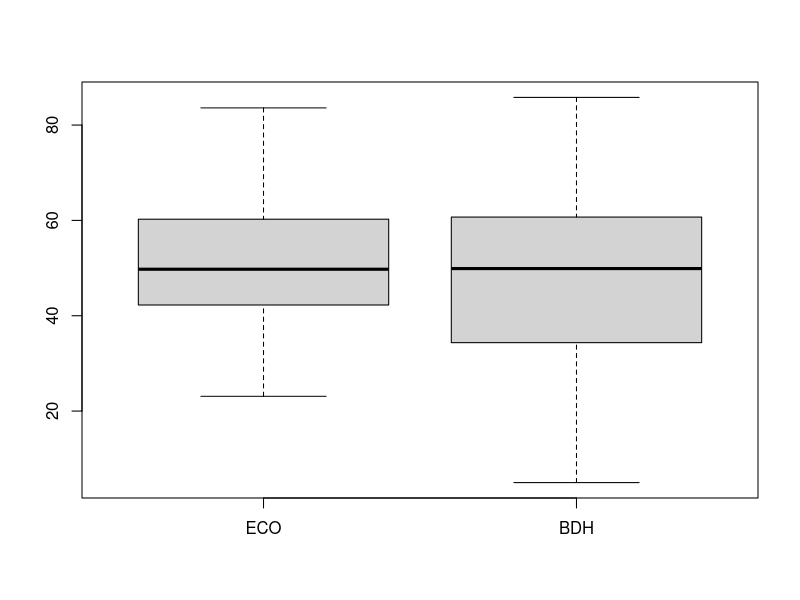
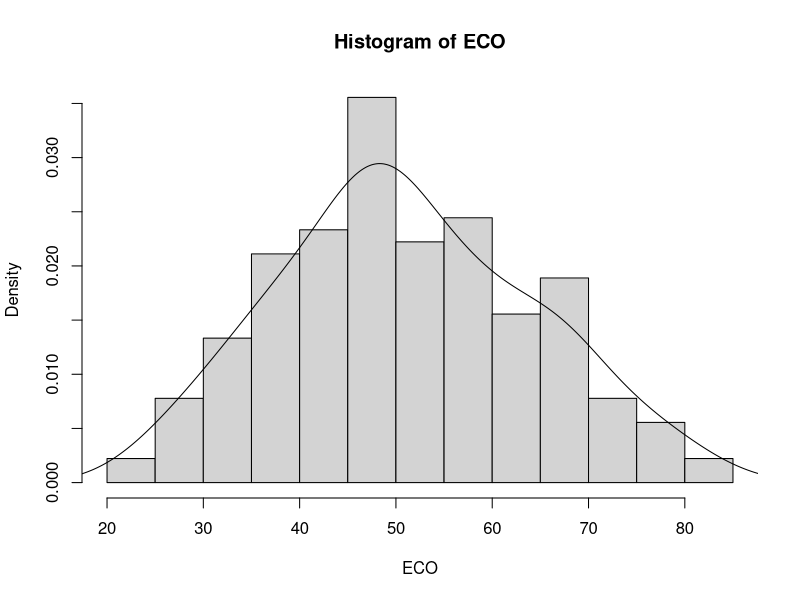
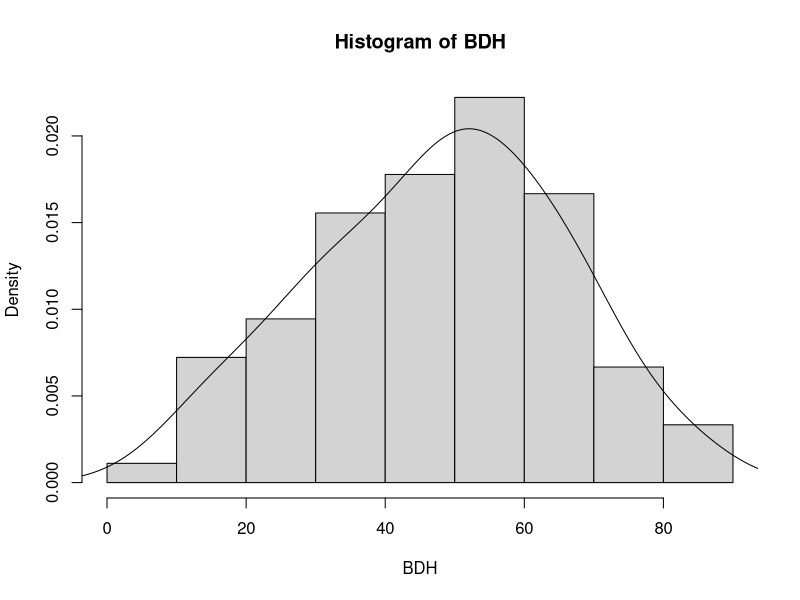
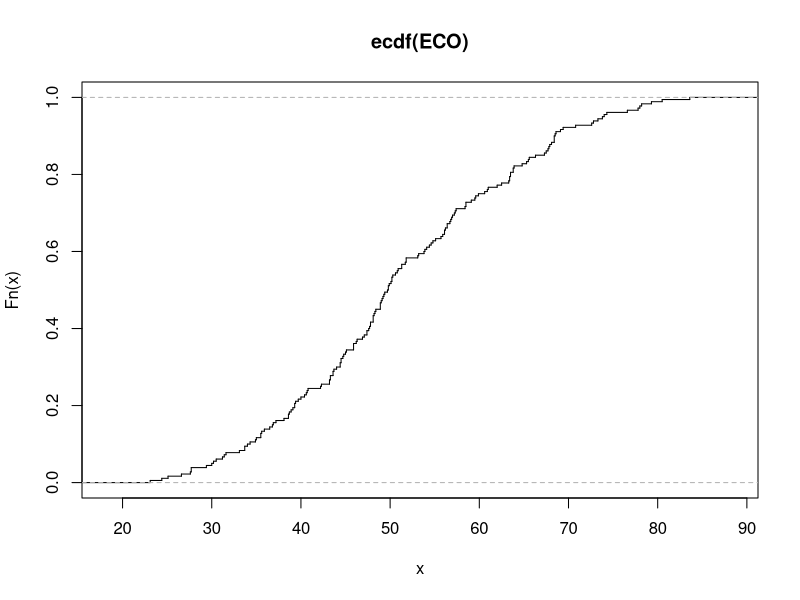
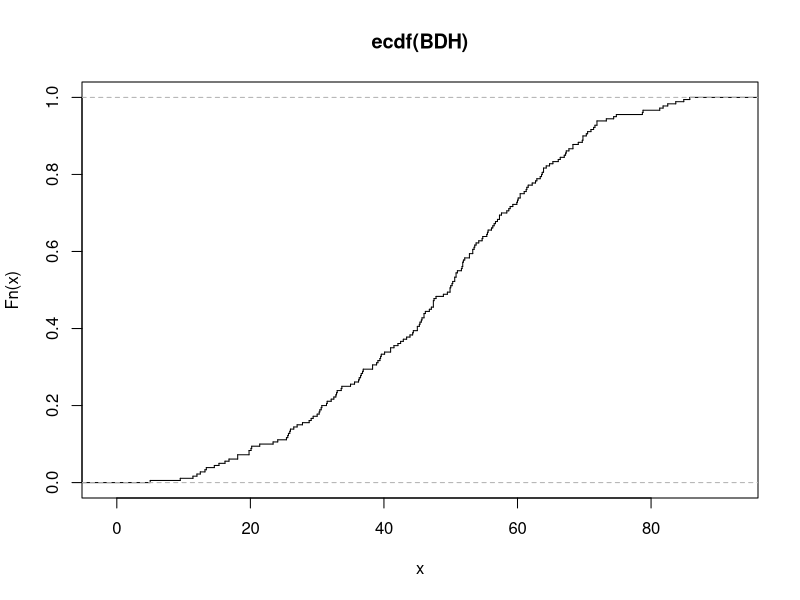
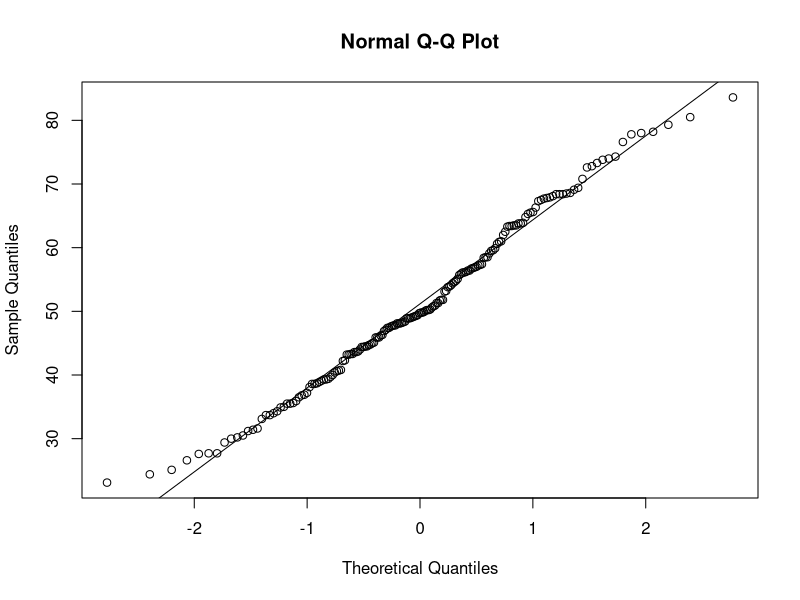
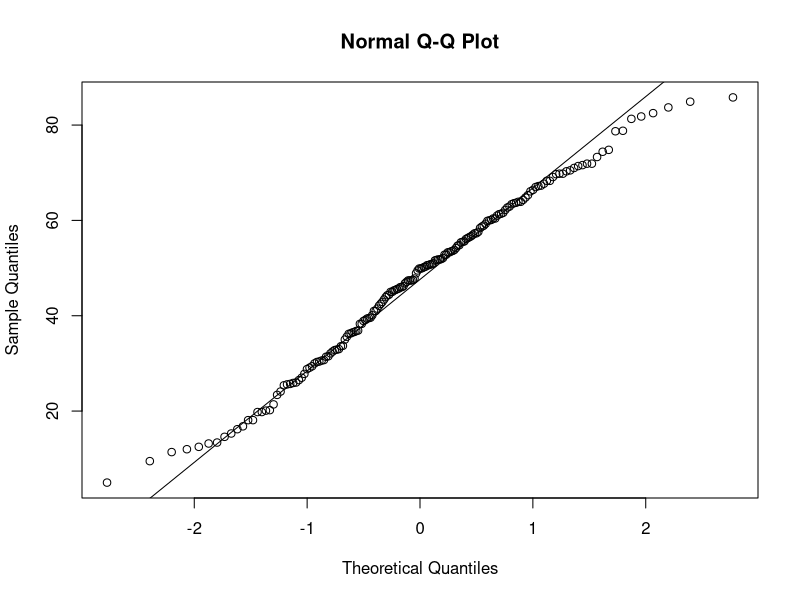
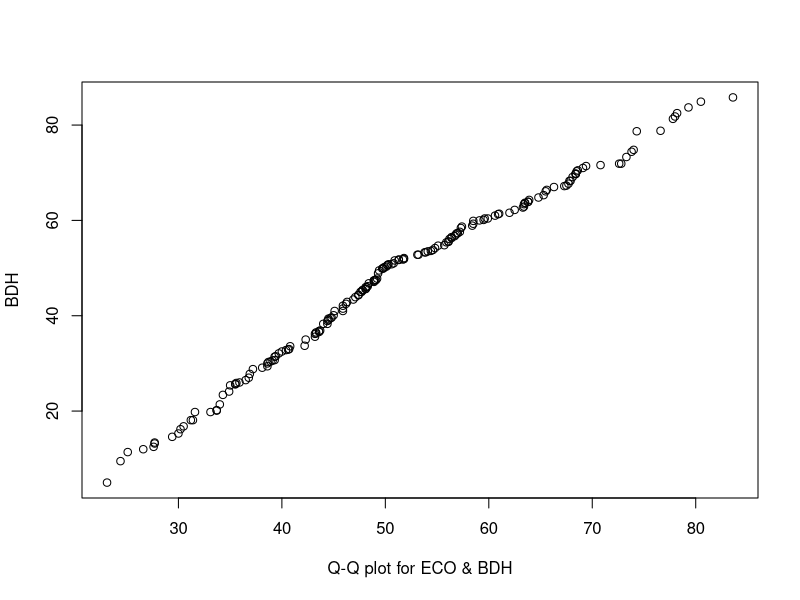

The R script that drew these images, in order:
library(readr)
library(nortest)

setwd("G:/My Drive/RPI/Data Analytics/Lab 1")

epi_data <- read_csv("epi_results_2024_pop_gdp.csv")

View(epi_data)

# Choose two other variables in the dataset (aside from EPI & MHP) and
# print/plot the following for both variables:

# ECO: The Ecosystem Vitality policy objective measures how well countries are
# preserving

# BDH: The Biodiversity and Habitat issue category assesses countries’ actions
# toward retaining natural ecosystems and protecting the full range of
# biodiversity within their borders. It consists of 12 indicators: protection of
# marine key biodiversity areas

ECO <- epi_data$ECO.new
BDH <- epi_data$BDH.new

# Variable summaries
summary(ECO)
summary(BDH)

# Variable boxplots
boxplot(ECO, BDH, names=c("ECO","BDH"))

# Histograms with overlayed theoretical probability distributions
hist(ECO, probability=TRUE)
lines(density(ECO,bw="SJ"))
hist(BDH, probability=TRUE)
lines(density(BDH, bw="SJ"))

# ECDF plots
plot(ecdf(ECO), do.points=FALSE, verticals=TRUE)
plot(ecdf(BDH), do.points=FALSE, verticals=TRUE)

# QQ plots of each variable against the normal distribution
qqnorm(ECO)
qqline(ECO)
qqnorm(BDH)
qqline(BDH)

# QQ plots of the 2 variables against each other
qqplot(ECO, BDH, xlab="Q-Q plot for ECO & BDH")

# Normality statistical tests for each variable
shapiro.test(ECO)
shapiro.test(BDH)

ad.test(ECO)
ad.test(BDH)

ks.test(ECO, BDH)

wilcox.test(ECO, BDH)

# A statistical test for whether the variables having identical distributions
var.test(ECO, BDH)
t.test(ECO, BDH)
